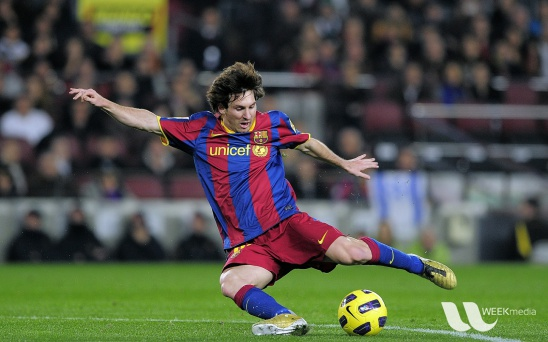
#> input picture ML/Day11_Nov30/Class/messi.jpg, 548 x 342 px
$ python q7.py
#> lines starting #> are read from the running program, lines starting #| are printed output that depends on the picture; after the words box and inside, x2 and y2 are one past the last pixel; in counts of white or black regions, pixels touching at a corner belong together

'''
    7) Apply edge detection algorithm canny on the messi.jpg image.
'''
import cv2 as cv
import numpy as np

img = cv.imread("../Day11_Nov30/Class/messi.jpg",0)
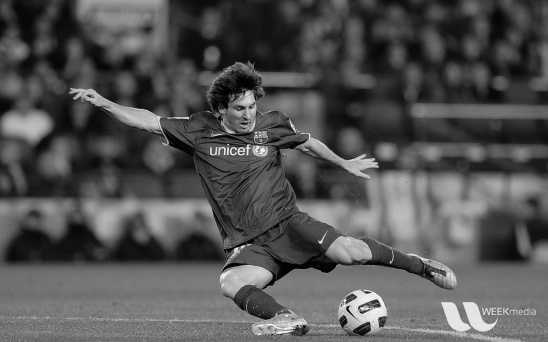
#> img: shape (342, 548); min 0, max 253, mean 83.3
edges1 = cv.Canny(img,100,200)
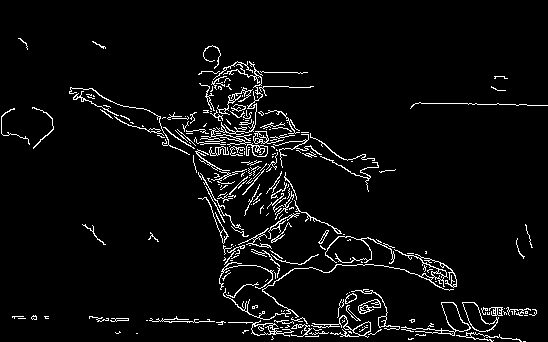
#> edges1: shape (342, 548); 4.7% white in thin lines or dots, all inside (x1, y1, x2, y2) = (1, 38, 548, 342)
edges2 = cv.Canny(img,0,200)
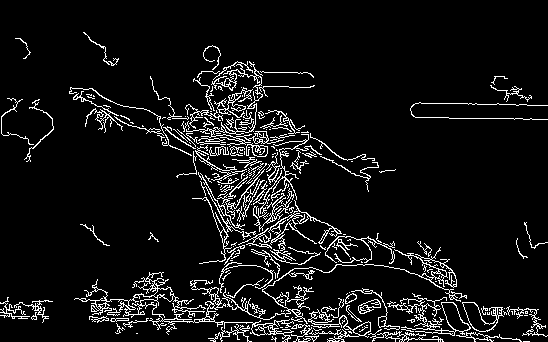
#> edges2: shape (342, 548); 7.7% white in thin lines or dots
img1 = np.hstack((img,edges1,edges2))
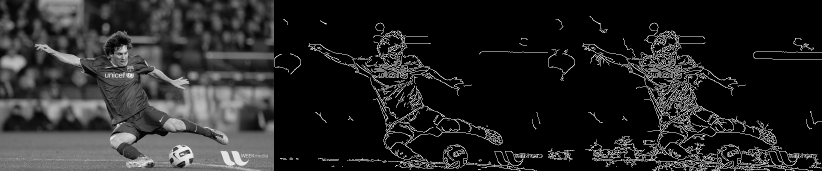
#> img1: shape (342, 1644) (shown at 1/2 size); min 0, max 255, mean 38.3

cv.imshow('Edge Detection',img1)
cv.waitKey(0)
cv.destroyAllWindows()
